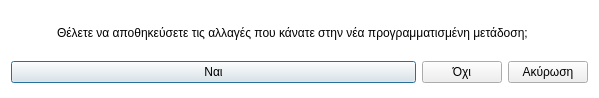
<?xml version="1.0" encoding="UTF-8"?>
<ui version="4.0">
 <class>Dialog</class>
 <widget class="QDialog" name="Dialog">
  <property name="geometry">
   <rect>
    <x>0</x>
    <y>0</y>
    <width>599</width>
    <height>98</height>
   </rect>
  </property>
  <property name="windowTitle">
   <string>Αποθήκευση αλλαγών</string>
  </property>
  <property name="windowIcon">
   <iconset resource="../../../../icons.qrc">
    <normaloff>:/rest-windows/assets/images/rest-windows/question.png</normaloff>:/rest-windows/assets/images/rest-windows/question.png</iconset>
  </property>
  <property name="styleSheet">
   <string notr="true">QDialog{
	background:white;
}</string>
  </property>
  <layout class="QGridLayout" name="gridLayout_2">
   <item row="1" column="0" colspan="2">
    <widget class="QFrame" name="frame">
     <property name="styleSheet">
      <string notr="true">QFrame{border:0px;}</string>
     </property>
     <property name="frameShape">
      <enum>QFrame::StyledPanel</enum>
     </property>
     <property name="frameShadow">
      <enum>QFrame::Raised</enum>
     </property>
     <layout class="QGridLayout" name="gridLayout">
      <property name="leftMargin">
       <number>0</number>
      </property>
      <property name="topMargin">
       <number>0</number>
      </property>
      <property name="rightMargin">
       <number>0</number>
      </property>
      <property name="bottomMargin">
       <number>0</number>
      </property>
      <item row="0" column="0">
       <widget class="QPushButton" name="save">
        <property name="sizePolicy">
         <sizepolicy hsizetype="Expanding" vsizetype="Fixed">
          <horstretch>0</horstretch>
          <verstretch>0</verstretch>
         </sizepolicy>
        </property>
        <property name="text">
         <string>Ναι</string>
        </property>
        <property name="icon">
         <iconset resource="../../../../icons.qrc">
          <normaloff>:/rest-windows/assets/images/rest-windows/save.png</normaloff>:/rest-windows/assets/images/rest-windows/save.png</iconset>
        </property>
       </widget>
      </item>
      <item row="0" column="1">
       <widget class="QPushButton" name="no_save">
        <property name="sizePolicy">
         <sizepolicy hsizetype="Fixed" vsizetype="Fixed">
          <horstretch>0</horstretch>
          <verstretch>0</verstretch>
         </sizepolicy>
        </property>
        <property name="text">
         <string>Όχι</string>
        </property>
       </widget>
      </item>
     </layout>
    </widget>
   </item>
   <item row="0" column="0">
    <widget class="QLabel" name="error">
     <property name="minimumSize">
      <size>
       <width>40</width>
       <height>40</height>
      </size>
     </property>
     <property name="maximumSize">
      <size>
       <width>40</width>
       <height>40</height>
      </size>
     </property>
     <property name="text">
      <string/>
     </property>
     <property name="pixmap">
      <pixmap resource="../../../../icons.qrc">:/rest-windows/assets/images/rest-windows/question.png</pixmap>
     </property>
     <property name="scaledContents">
      <bool>true</bool>
     </property>
    </widget>
   </item>
   <item row="1" column="2">
    <widget class="QPushButton" name="cancel">
     <property name="sizePolicy">
      <sizepolicy hsizetype="Fixed" vsizetype="Fixed">
       <horstretch>0</horstretch>
       <verstretch>0</verstretch>
      </sizepolicy>
     </property>
     <property name="text">
      <string>Ακύρωση</string>
     </property>
    </widget>
   </item>
   <item row="0" column="1" colspan="2">
    <widget class="QLabel" name="label">
     <property name="text">
      <string>Θέλετε να αποθηκεύσετε τις αλλαγές που κάνατε στην νέα προγραμματισμένη μετάδοση;</string>
     </property>
     <property name="alignment">
      <set>Qt::AlignJustify|Qt::AlignVCenter</set>
     </property>
    </widget>
   </item>
  </layout>
 </widget>
 <resources>
  <include location="../../../../icons.qrc"/>
  <include location="../../../../icons.qrc"/>
  <include location="../../../icons.qrc"/>
 </resources>
 <connections/>
</ui>
